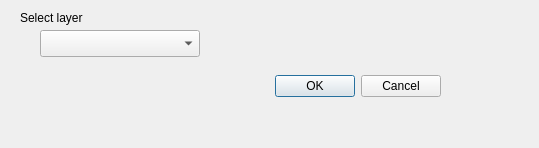
<?xml version="1.0" encoding="UTF-8"?>
<ui version="4.0">
 <class>FeltTegnToolsDialogBase</class>
 <widget class="QDialog" name="FeltTegnToolsDialogBase">
  <property name="geometry">
   <rect>
    <x>0</x>
    <y>0</y>
    <width>539</width>
    <height>148</height>
   </rect>
  </property>
  <property name="windowTitle">
   <string>FeltTegn Tools</string>
  </property>
  <widget class="QDialogButtonBox" name="button_box">
   <property name="geometry">
    <rect>
     <x>100</x>
     <y>70</y>
     <width>341</width>
     <height>32</height>
    </rect>
   </property>
   <property name="orientation">
    <enum>Qt::Horizontal</enum>
   </property>
   <property name="standardButtons">
    <set>QDialogButtonBox::Cancel|QDialogButtonBox::Ok</set>
   </property>
  </widget>
  <widget class="QgsMapLayerComboBox" name="mMapLayerComboBox">
   <property name="geometry">
    <rect>
     <x>40</x>
     <y>30</y>
     <width>160</width>
     <height>27</height>
    </rect>
   </property>
  </widget>
  <widget class="QLabel" name="label">
   <property name="geometry">
    <rect>
     <x>20</x>
     <y>10</y>
     <width>101</width>
     <height>16</height>
    </rect>
   </property>
   <property name="text">
    <string>Select layer</string>
   </property>
  </widget>
 </widget>
 <customwidgets>
  <customwidget>
   <class>QgsMapLayerComboBox</class>
   <extends>QComboBox</extends>
   <header>qgsmaplayercombobox.h</header>
  </customwidget>
 </customwidgets>
 <resources/>
 <connections>
  <connection>
   <sender>button_box</sender>
   <signal>accepted()</signal>
   <receiver>FeltTegnToolsDialogBase</receiver>
   <slot>accept()</slot>
   <hints>
    <hint type="sourcelabel">
     <x>20</x>
     <y>20</y>
    </hint>
    <hint type="destinationlabel">
     <x>20</x>
     <y>20</y>
    </hint>
   </hints>
  </connection>
  <connection>
   <sender>button_box</sender>
   <signal>rejected()</signal>
   <receiver>FeltTegnToolsDialogBase</receiver>
   <slot>reject()</slot>
   <hints>
    <hint type="sourcelabel">
     <x>20</x>
     <y>20</y>
    </hint>
    <hint type="destinationlabel">
     <x>20</x>
     <y>20</y>
    </hint>
   </hints>
  </connection>
 </connections>
</ui>
